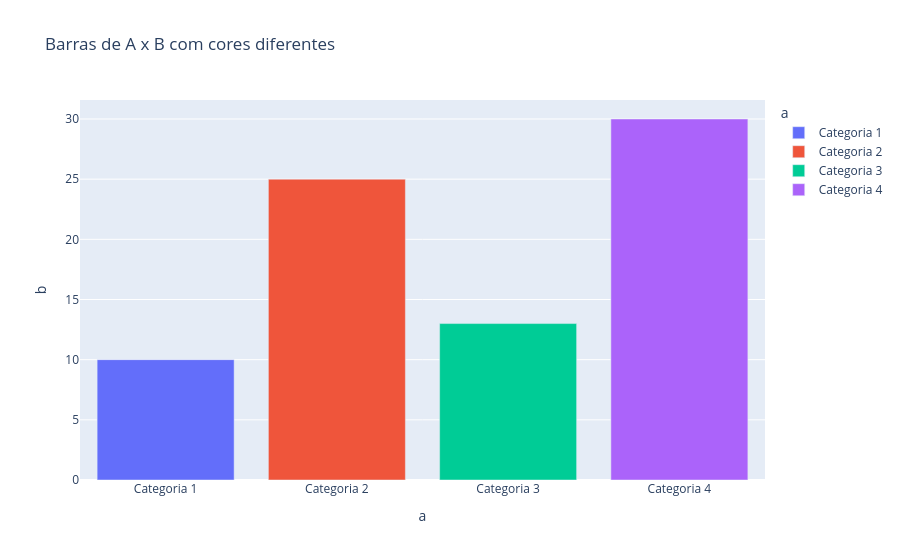

Notebook source saved alongside this figure:
### Code cell
# Crie o gráfico de barras, usando a coluna 'a' para os nomes das barras (x)
# e também para a cor de cada barra (color)
fig = px.bar(df, x='a', y='b', title='Barras de A x B com cores diferentes', color='a')

fig.show()

### Figure 1 — Plotly figure (JSON) as saved in the notebook; plotly's stock layout.template omitted (floating-point values rounded to 4 significant figures)
{"data": [{"hovertemplate": "a=%{x}<br>b=%{y}<extra></extra>", "legendgroup": "Categoria 1", "marker": {"color": "#636efa", "pattern": {"shape": ""}}, "name": "Categoria 1", "orientation": "v", "showlegend": true, "textposition": "auto", "type": "bar", "x": ["Categoria 1"], "xaxis": "x", "y": [10], "yaxis": "y"}, {"hovertemplate": "a=%{x}<br>b=%{y}<extra></extra>", "legendgroup": "Categoria 2", "marker": {"color": "#EF553B", "pattern": {"shape": ""}}, "name": "Categoria 2", "orientation": "v", "showlegend": true, "textposition": "auto", "type": "bar", "x": ["Categoria 2"], "xaxis": "x", "y": [25], "yaxis": "y"}, {"hovertemplate": "a=%{x}<br>b=%{y}<extra></extra>", "legendgroup": "Categoria 3", "marker": {"color": "#00cc96", "pattern": {"shape": ""}}, "name": "Categoria 3", "orientation": "v", "showlegend": true, "textposition": "auto", "type": "bar", "x": ["Categoria 3"], "xaxis": "x", "y": [13], "yaxis": "y"}, {"hovertemplate": "a=%{x}<br>b=%{y}<extra></extra>", "legendgroup": "Categoria 4", "marker": {"color": "#ab63fa", "pattern": {"shape": ""}}, "name": "Categoria 4", "orientation": "v", "showlegend": true, "textposition": "auto", "type": "bar", "x": ["Categoria 4"], "xaxis": "x", "y": [30], "yaxis": "y"}], "layout": {"barmode": "relative", "legend": {"title": {"text": "a"}, "tracegroupgap": 0}, "title": {"text": "Barras de A x B com cores diferentes"}, "xaxis": {"anchor": "y", "categoryarray": ["Categoria 1", "Categoria 2", "Categoria 3", "Categoria 4"], "categoryorder": "array", "domain": [0, 1], "title": {"text": "a"}}, "yaxis": {"anchor": "x", "domain": [0, 1], "title": {"text": "b"}}}}
